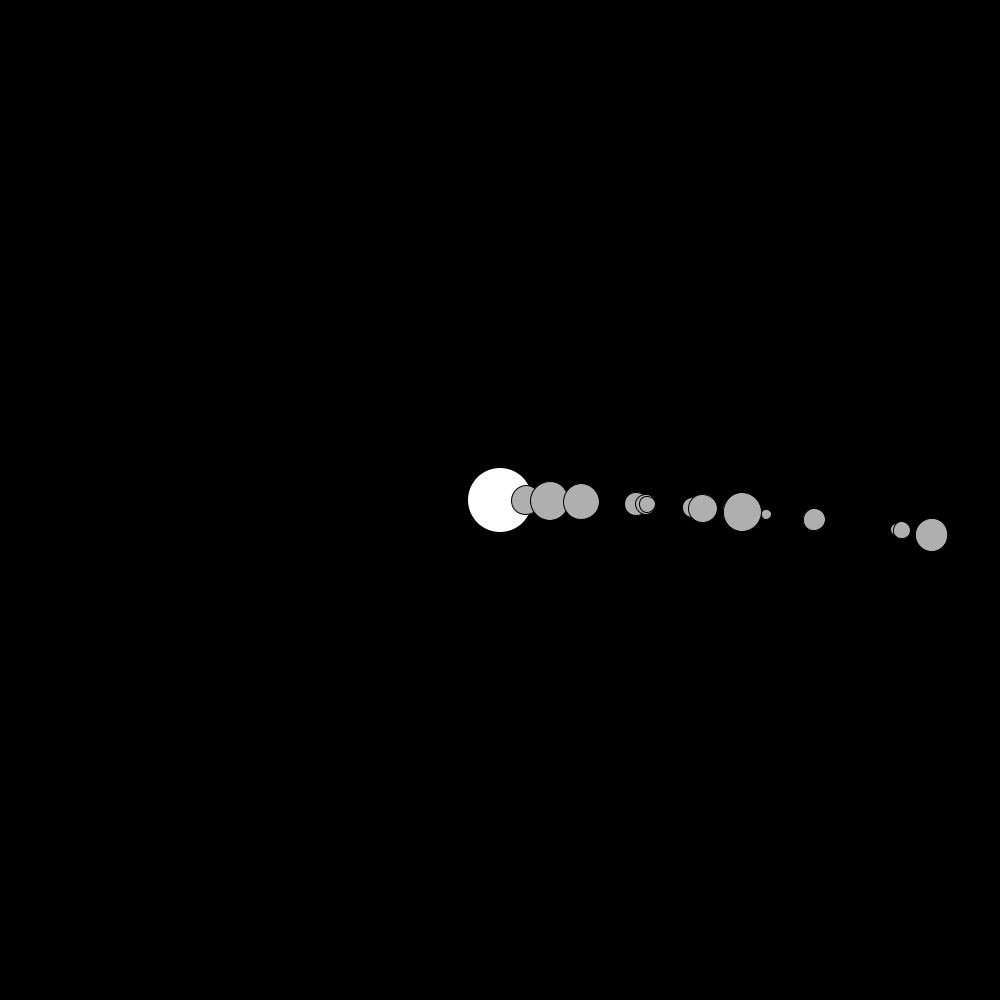
Frame 1 (no input)
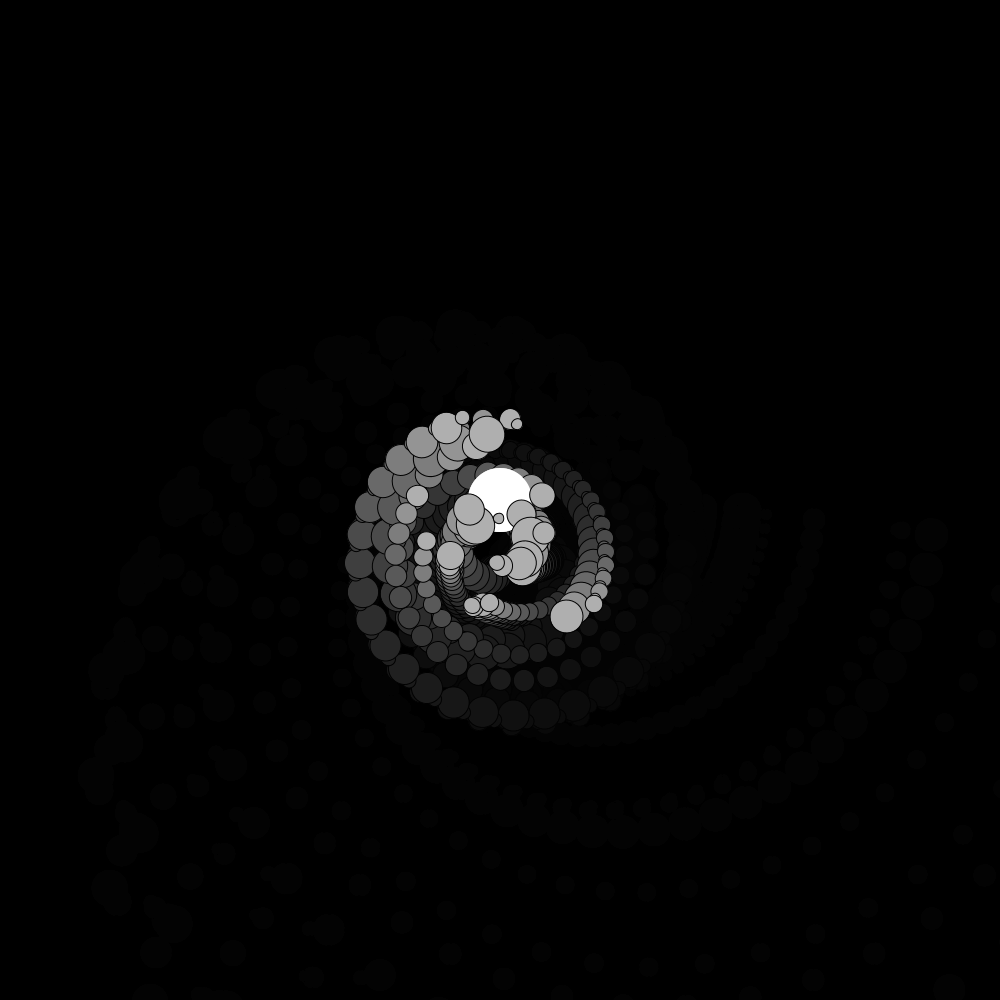
Frame 60 (the mouse pressed at the canvas centre just before this capture)
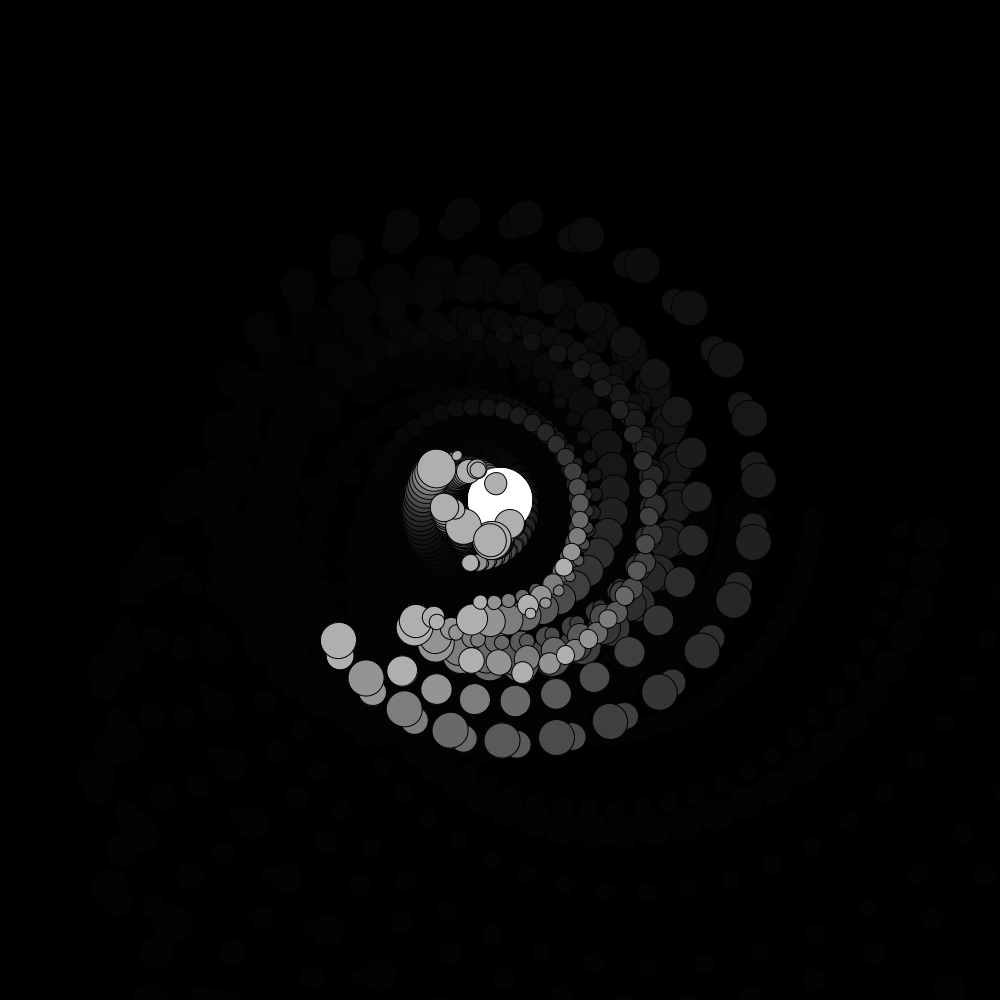
Frame 120 (the mouse held since frame 60 and released just before this capture)

The Processing sketch that drew these frames (run headless with seeded random() and noise(); from frame 60 on, the mouse is pressed at the canvas centre):

// Processing sketch: solarsystem
// ── solarsystem.pde
Planet planet1;
int num = 30;
//int counts;
Planet[] planets;


void setup(){
  size(1000,1000);
  background(0);
  noStroke();
  
  //int range = width/2; 
  planets = new Planet[num];
  for (int i = 0; i< num; i++ ){
    planets[i] = new Planet(0, random(10, 40), random(100) , 0.01);
  }
  
  //planet1 = new Planet (30, 24, 100,0.05);
}

void draw(){
  fill(0, 40);
  rect(0, 0, width, height);
  fill(255,255,255);
  pushMatrix();
  translate(width/2, height/2);
  noStroke();
  
  ellipse(0, 0, 64, 64);
  for(Planet planets : planets){
    
    planets.drawplanet();
  }  
  popMatrix();

}

// ── Planet.pde
class Planet{
  
  float theta;
  float diameter;
  float distance;
  float orbitspeed;
  
  Planet(float _theta, float _diameter, float _distance, float _orbitspeed){
    theta = _theta;
    diameter = _diameter;
    distance = _distance;
    orbitspeed = _orbitspeed;
  }
  
  void drawplanet(){
    update();
    display();
  }
  
  void update(){
    theta += orbitspeed;
  }
  
  void display(){
    rotate(theta);
    translate(distance, 0);
    stroke(0);
    fill(175);
    ellipse(0, 0, diameter, diameter);
  }

}
